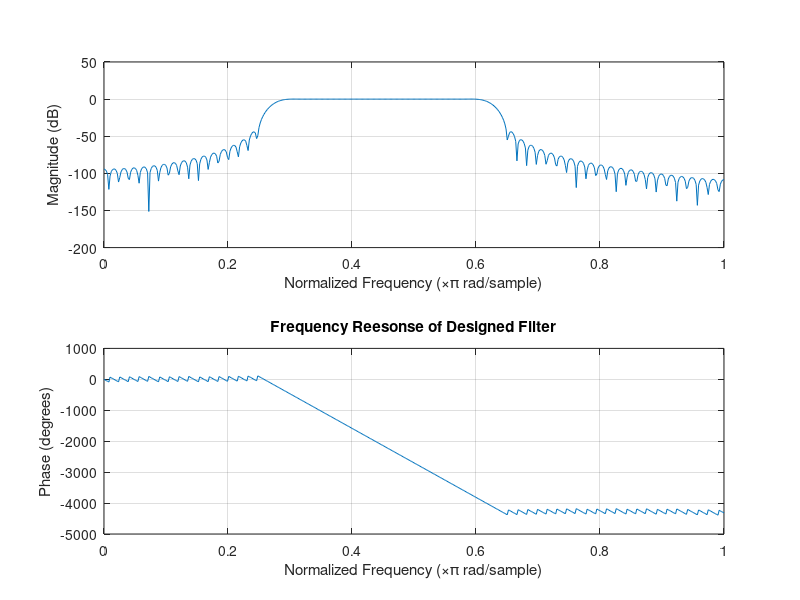

This figure's MATLAB source:
%Bandpass filter with given specs.
%|H(w)| <= 0.01;         0<=|w|<=0.25pi;
%0.95<=|H(w)| <= 1.05;   0.3pi<=|w|<=0.6pi
%|H(w)|<=0.01;           0.65<=|w|<=pi

w_lp = 0.3*pi;
w_ls = 0.25*pi;
w_hp = 0.6*pi;
w_hs = 0.65*pi;
w_l = (w_lp + w_ls)/2;
w_h = (w_hp + w_hs)/2;

transition_width_l = abs(w_lp - w_ls);
transition_width_h = abs(w_hp - w_hs);
transition_width = min(transition_width_l, transition_width_h);
%As = -20 * log10(0.01); required
%Ap = 20 * log10(1.05); required
M = ceil(6.2*pi/transition_width);  % Length of filter
if(rem(M,2)==0)
    M=M+1;      % Length of Filter must be odd
end

disp('Filter Length : ');
disp(M);
n = 0:M-1;      % Order of filter
WIN = window(@hann, M); 
w_h_norm = w_h/pi;
w_l_norm = w_l/pi;
B = fir1(M-1,[w_l_norm w_h_norm], 'bandpass', WIN);
disp('Filter Coefficients : ');
disp(B);

figure(1);      % Plot frequency response of designed frequency
freqz(B,1);
title('Frequency Reesonse of Designed Filter');

% Determine the passband ripple and stopband attenuation
w = w_lp*pi:pi/255:w_hp;
Hp = freqz(B,1,w);
Hpmag = abs(Hp);
Hpdb = 20*log10(Hpmag);
Ap = max(Hpdb);
disp('Passband Ripple (dB) : ');
disp(Ap);

w = [0:pi/255:w_ls w_hs:pi/255:pi];
Hs = freqz(B,1,w);
Hsmag = abs(Hs);
Hsdb = 20*log10(Hsmag);
As = max(Hsdb);
disp('Stopband Attenuation (dB) : ');
disp(As);
